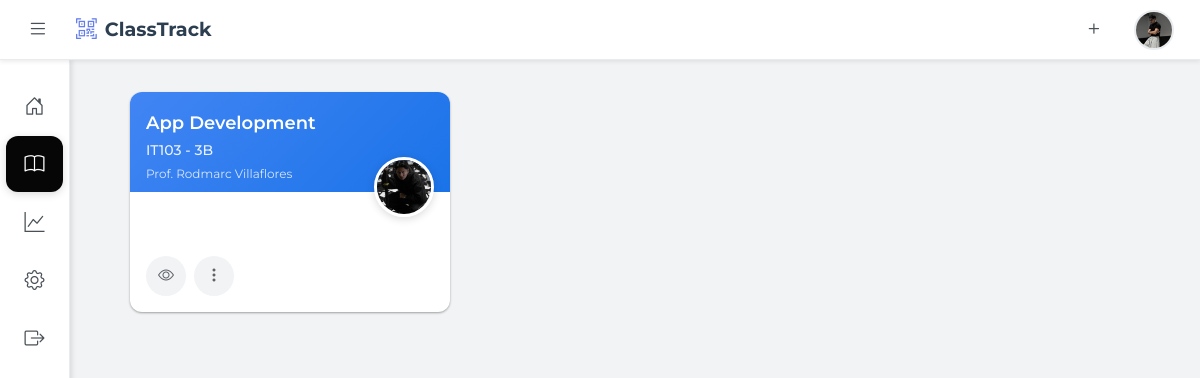
/student/subjects.php (signed in), run on the app's committed database.
### tables this page shows
CREATE TABLE `subjects` (
  `SubjectID` int(11) NOT NULL,
  `SubjectCode` varchar(20) NOT NULL,
  `SubjectName` varchar(100) NOT NULL,
  `TeacherID` int(11) NOT NULL,
  `Schedule` varchar(100) DEFAULT NULL,
  `ClassName` varchar(100) NOT NULL,
  `SectionName` varchar(50) NOT NULL
);

CREATE TABLE `users` (
  `UserID` int(11) NOT NULL,
  `first_name` varchar(100) NOT NULL DEFAULT '',
  `last_name` varchar(100) NOT NULL DEFAULT '',
  `Email` varchar(100) NOT NULL,
  `PasswordHash` varchar(255) NOT NULL,
  `Role` enum('Student','Teacher','Administrator') NOT NULL,
  `AccountStatus` enum('Pending','Active','Rejected') DEFAULT 'Pending',
  `CreatedAt` timestamp NOT NULL DEFAULT current_timestamp(),
  `ProfilePicture` varchar(255) DEFAULT NULL
);

### student/subjects.php (the view, shortened to what this page needs)
    <?php
require_once '../config/permissions.php';
$user_id = isset($_SESSION['user_id']) ? $_SESSION['user_id'] : 0;
$enrolled_subjects = [];
try {
    $student_query = "SELECT StudentID FROM students WHERE UserID = ?";
    $student_stmt = $db->prepare($student_query);
    $student_stmt->execute([$user_id]);
    $student_row = $student_stmt->fetch();
    if ($student_row) {
        $student_id = $student_row['StudentID'];
        $subjects_query = "
            SELECT
                sub.SubjectID,
                sub.SubjectCode,
                sub.SubjectName,
                sub.ClassName,
                sub.SectionName,
                sub.Schedule,
                u.first_name as teacher_first_name,
                u.last_name as teacher_last_name,
                u.ProfilePicture as teacher_profile
            FROM enrollments e
            JOIN subjects sub ON e.SubjectID = sub.SubjectID
            JOIN teachers t ON sub.TeacherID = t.TeacherID
            JOIN users u ON t.UserID = u.UserID
            WHERE e.StudentID = ?
            ORDER BY sub.SubjectName
        ";
        $subjects_stmt = $db->prepare($subjects_query);
        $subjects_stmt->execute([$student_id]);
        $enrolled_subjects = $subjects_stmt->fetchAll();
    }
} catch (PDOException $e) {
    error_log("Error fetching enrolled subjects: " . $e->getMessage());
    $enrolled_subjects = [];
}
?>
<!DOCTYPE html>
<html lang="en">
<head>
    <link href="https://cdn.jsdelivr.net/npm/bootstrap@5.3.0/dist/css/bootstrap.min.css" rel="stylesheet">
    <link rel="stylesheet" href="https://cdn.jsdelivr.net/npm/bootstrap-icons@1.11.0/font/bootstrap-icons.css">
    <link rel="stylesheet" href="../assets/css/navbar.css">
    <link rel="stylesheet" href="../assets/css/sidebar.css">
    <link rel="stylesheet" href="../assets/css/subjects.css?v=12">
    <link rel="stylesheet" href="../assets/css/toast.css">
</head>
<body>
    <?php include '../assets/components/navbar.php'; ?>
    <?php include '../assets/components/sidebar.php'; ?>
    <main class="main-content">
        <div class="container-fluid subjects-container">
            <div class="class-grid">
                <?php if (!empty($enrolled_subjects)): ?>
                    <?php
                    $color_classes = ['blue', 'green', 'orange', 'purple', 'red', 'teal'];
                    $color_index = 0;
                    foreach ($enrolled_subjects as $subject):
                        $color_class = $color_classes[$color_index % count($color_classes)];
                        $color_index++;
                        $teacher_name = trim($subject['teacher_first_name'] . ' ' . $subject['teacher_last_name']);
                        $teacher_title = strpos($subject['teacher_first_name'], 'Dr.') === 0 || strpos($subject['teacher_last_name'], 'Dr.') === 0 ? 'Dr. ' : 'Prof. ';
                        $teacher_display = $teacher_title . $teacher_name;
                        $teacher_profile = !empty($subject['teacher_profile']) ? '../' . $subject['teacher_profile'] : 'https://picsum.photos/seed/teacher' . $subject['SubjectID'] . '/60/60';
                        $section_display = !empty($subject['SectionName']) ? $subject['ClassName'] . ' - ' . $subject['SectionName'] : $subject['ClassName'];
                    ?>
                    <div class="class-card">
                        <div class="card-header <?php echo $color_class; ?>">
                            <h3 class="class-title"><?php echo htmlspecialchars($subject['SubjectName']); ?></h3>
                            <p class="class-section"><?php echo htmlspecialchars($section_display); ?></p>
                            <p class="teacher-name"><?php echo htmlspecialchars($teacher_display); ?></p>
                            <img src="<?php echo htmlspecialchars($teacher_profile); ?>" alt="Teacher" class="teacher-profile">
                        </div>
                        <div class="card-body">
                            <div class="card-actions">
                                <button class="action-btn" title="View Attendance Record" onclick="viewAttendanceHistory(<?php echo $subject['SubjectID']; ?>, '<?php echo htmlspecialchars($subject['SubjectName']); ?>')">
                                    <i class="bi bi-eye"></i>
                                </button>
                                <div class="dropdown more-options-dropdown">
                                    <button class="action-btn" title="More Options" data-bs-toggle="dropdown" aria-expanded="false">
                                        <i class="bi bi-three-dots-vertical"></i>
                                    </button>
                                </div>
                            </div>
                        </div>
                    </div>
                    <?php endforeach; ?>
                <?php endif; ?>
            </div>
        </div>
    </main>
</body>
</html>

### assets/css/navbar.css (style rules this page uses)
* { margin: 0; padding: 0; box-sizing: border-box; }
body { font-family: 'Montserrat', sans-serif; background-color: #F2F3F4; padding-top: 60px; transition: margin-left 0.3s ease, padding-top 0.3s ease; }
* { transition: color 0.3s ease, background-color 0.3s ease, border-color 0.3s ease, box-shadow 0.3s ease, transform 0.3s ease; }

### assets/css/sidebar.css (style rules this page uses)
:root { --sidebar-width: 70px; --main-content-margin: 70px; }
.main-content { margin-left: var(--main-content-margin) !important; }
@media (min-width: 1200px) { .main-content { margin-left: 70px; } }

### assets/css/subjects.css (style rules this page uses)
body { font-family: 'Montserrat', sans-serif; background-color: #f1f3f4; color: #3c4043; line-height: 1.6; }
.subjects-container *, .class-card *, .class-grid * { animation-delay: 0s !important; transition-delay: 0s !important; animation: none !important; }
.main-content { min-height: calc(100vh - 60px); background: #f1f3f4; padding: 2rem 3rem; transition: margin-left 0.3s cubic-bezier(0.4, 0, 0.2, 1) !important; will-change: margin-left; z-index: 1; position: relative; margin-left: 70px; }
.class-grid { display: grid; grid-template-columns: repeat(auto-fit, minmax(300px, 350px)); gap: 20px; margin-bottom: 48px; min-height: 400px; }
.class-card { background: white; border-radius: 12px; overflow: hidden; box-shadow: 0 1px 3px rgba(0,0,0,0.12), 0 1px 2px rgba(0,0,0,0.24); transition: all 0.3s cubic-bezier(0.4, 0, 0.2, 1); cursor: pointer; position: relative; height: 220px; max-width: 350px; width: 100%; opacity: 1 !important; transform: none !important; animation: none !important; transition-delay: 0s !important; }
.card-header { height: 100px; background: linear-gradient(135deg, #667eea 0%, #764ba2 100%); padding: 20px 16px 12px 16px; position: relative; display: flex; flex-direction: column; justify-content: flex-start; }
.card-header.blue { background: linear-gradient(135deg, #4285f4 0%, #1a73e8 100%); }
.class-title { color: white; font-size: 18px; font-weight: 600; margin-bottom: 4px; line-height: 1.3; }
.class-section { color: rgba(255, 255, 255, 0.9); font-size: 14px; font-weight: 500; margin-bottom: 2px; }
.teacher-name { color: rgba(255, 255, 255, 0.8); font-size: 12px; font-weight: 400; }
.teacher-profile { position: absolute; right: 16px; bottom: -25px; width: 60px; height: 60px; border-radius: 50%; border: 3px solid white; box-shadow: 0 2px 8px rgba(0,0,0,0.15); object-fit: cover; }
.card-body { padding: 36px 16px 16px; height: calc(100% - 100px); display: flex; align-items: flex-end; justify-content: space-between; }
.card-actions { display: flex; gap: 8px; align-items: center; }
.action-btn { width: 40px; height: 40px; border-radius: 50%; background: #f1f3f4; border: none; display: flex; align-items: center; justify-content: center; cursor: pointer; transition: all 0.2s ease; color: #5f6368; }
.more-options-dropdown { position: relative; }
@media (max-width: 1200px) { .class-grid { grid-template-columns: repeat(auto-fit, minmax(280px, 320px)); } }
.class-card { animation: fadeIn 0.5s ease-out; }
.class-card:nth-child(1) { animation-delay: 0.1s; }

### data on the page
subjects: SubjectName "App Development", section_display "IT103 - 3B", users.first_name+last_name "Prof. Rodmarc Villaflores", users.ProfilePicture (picture)
